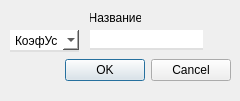
<?xml version="1.0" encoding="UTF-8"?>
<ui version="4.0">
 <class>DialogDelete_Db</class>
 <widget class="QDialog" name="DialogDelete_Db">
  <property name="geometry">
   <rect>
    <x>0</x>
    <y>0</y>
    <width>240</width>
    <height>101</height>
   </rect>
  </property>
  <property name="windowTitle">
   <string>Delete</string>
  </property>
  <widget class="QDialogButtonBox" name="buttonBox">
   <property name="geometry">
    <rect>
     <x>10</x>
     <y>50</y>
     <width>221</width>
     <height>41</height>
    </rect>
   </property>
   <property name="orientation">
    <enum>Qt::Horizontal</enum>
   </property>
   <property name="standardButtons">
    <set>QDialogButtonBox::Cancel|QDialogButtonBox::Ok</set>
   </property>
  </widget>
  <widget class="QComboBox" name="ComboBox_For_DbModels">
   <property name="geometry">
    <rect>
     <x>10</x>
     <y>30</y>
     <width>69</width>
     <height>22</height>
    </rect>
   </property>
   <property name="styleSheet">
    <string notr="true">background-color: rgb(255, 255, 255);

border: none;
border-bottom: 2px solid #E0E0E0;
</string>
   </property>
   <item>
    <property name="text">
     <string>КоэфУсв</string>
    </property>
   </item>
   <item>
    <property name="text">
     <string>ХимСостав</string>
    </property>
   </item>
   <item>
    <property name="text">
     <string>Проволока</string>
    </property>
   </item>
   <item>
    <property name="text">
     <string>Марка</string>
    </property>
   </item>
  </widget>
  <widget class="QLineEdit" name="lineEdit_for_delete">
   <property name="geometry">
    <rect>
     <x>90</x>
     <y>30</y>
     <width>113</width>
     <height>20</height>
    </rect>
   </property>
   <property name="styleSheet">
    <string notr="true">background-color: rgb(255, 255, 255);

border: none;
border-bottom: 2px solid #E0E0E0;
</string>
   </property>
  </widget>
  <widget class="QLabel" name="label_delete">
   <property name="geometry">
    <rect>
     <x>90</x>
     <y>10</y>
     <width>51</width>
     <height>16</height>
    </rect>
   </property>
   <property name="text">
    <string>Название</string>
   </property>
   <property name="alignment">
    <set>Qt::AlignCenter</set>
   </property>
  </widget>
 </widget>
 <resources/>
 <connections>
  <connection>
   <sender>buttonBox</sender>
   <signal>accepted()</signal>
   <receiver>DialogDelete_Db</receiver>
   <slot>accept()</slot>
   <hints>
    <hint type="sourcelabel">
     <x>248</x>
     <y>254</y>
    </hint>
    <hint type="destinationlabel">
     <x>157</x>
     <y>274</y>
    </hint>
   </hints>
  </connection>
  <connection>
   <sender>buttonBox</sender>
   <signal>rejected()</signal>
   <receiver>DialogDelete_Db</receiver>
   <slot>reject()</slot>
   <hints>
    <hint type="sourcelabel">
     <x>316</x>
     <y>260</y>
    </hint>
    <hint type="destinationlabel">
     <x>286</x>
     <y>274</y>
    </hint>
   </hints>
  </connection>
 </connections>
</ui>
